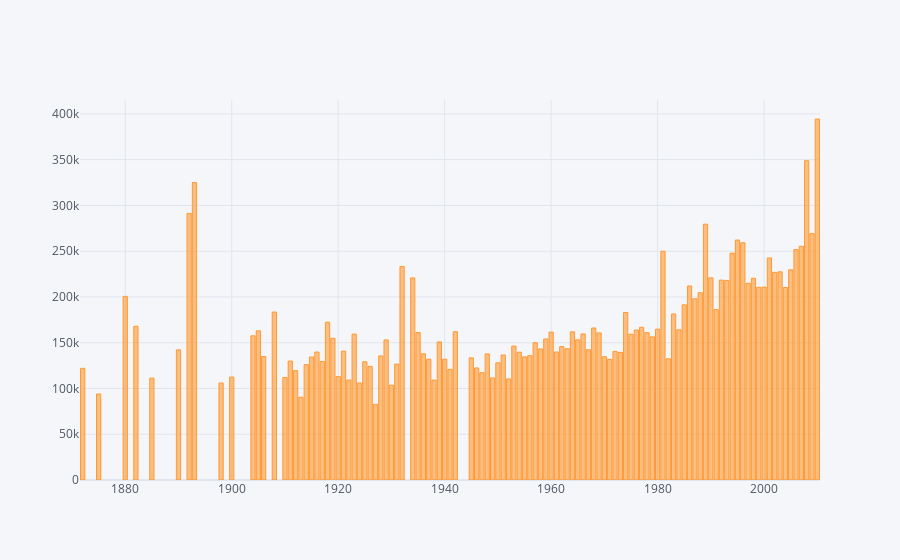

The cell this chart's notebook holds for it:
### Markdown cell above
**5. When the house was built**

The newest house is the most expensive one except for some cases of old houses.

### Code cell
built= df.groupby('YearBuilt')['SalePrice'].mean().reset_index()
built = age.sort_values(by='YearBuilt',ascending=False)

built.iplot(kind='bar',
          x='YearBuilt',
          y='SalePrice')
